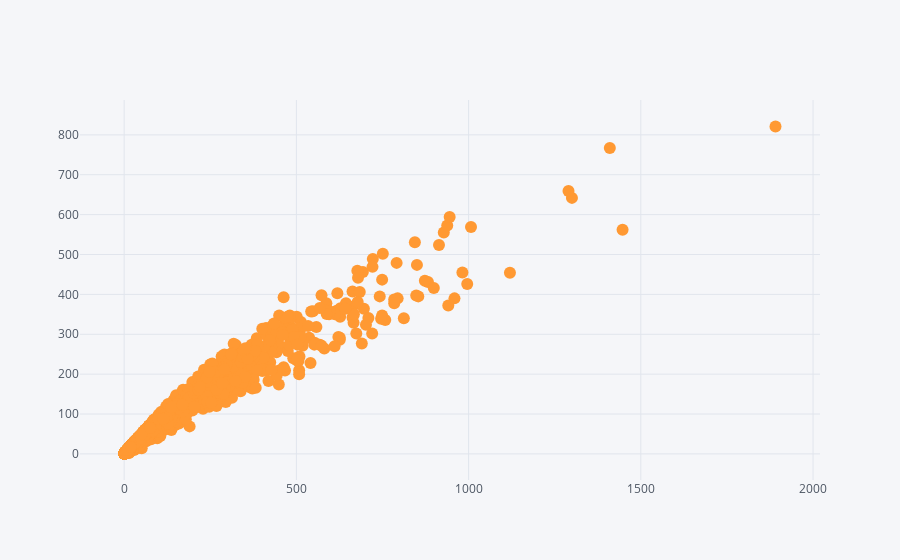

Here is the notebook cell this chart was saved with:
### Code cell
products[['InvoiceNo','CustomerID']].iplot(kind='scatter',mode='markers',x='InvoiceNo',y='CustomerID')

### Figure 1 — Plotly figure (JSON) as saved in the notebook; plotly's stock layout.template omitted (floating-point values rounded to 4 significant figures; data arrays with more than 128 entries replaced by an {"elided": "..."} marker saying what was removed)
{"data": [{"line": {"color": "rgba(255, 153, 51, 1.0)", "dash": "solid", "shape": "linear", "width": 1.3}, "marker": {"size": 12, "symbol": "circle"}, "mode": "markers", "name": "CustomerID", "text": "", "type": "scatter", "uid": "cdd7605d-9296-4e67-ae1a-586ea0c7688b", "x": {"elided": "3620 int values"}, "y": {"elided": "3620 int values"}}], "layout": {"legend": {"bgcolor": "#F5F6F9", "font": {"color": "#4D5663"}}, "paper_bgcolor": "#F5F6F9", "plot_bgcolor": "#F5F6F9", "title": {"font": {"color": "#4D5663"}}, "xaxis": {"gridcolor": "#E1E5ED", "showgrid": true, "tickfont": {"color": "#4D5663"}, "title": {"font": {"color": "#4D5663"}, "text": ""}, "zerolinecolor": "#E1E5ED"}, "yaxis": {"gridcolor": "#E1E5ED", "showgrid": true, "tickfont": {"color": "#4D5663"}, "title": {"font": {"color": "#4D5663"}, "text": ""}, "zerolinecolor": "#E1E5ED"}}}
